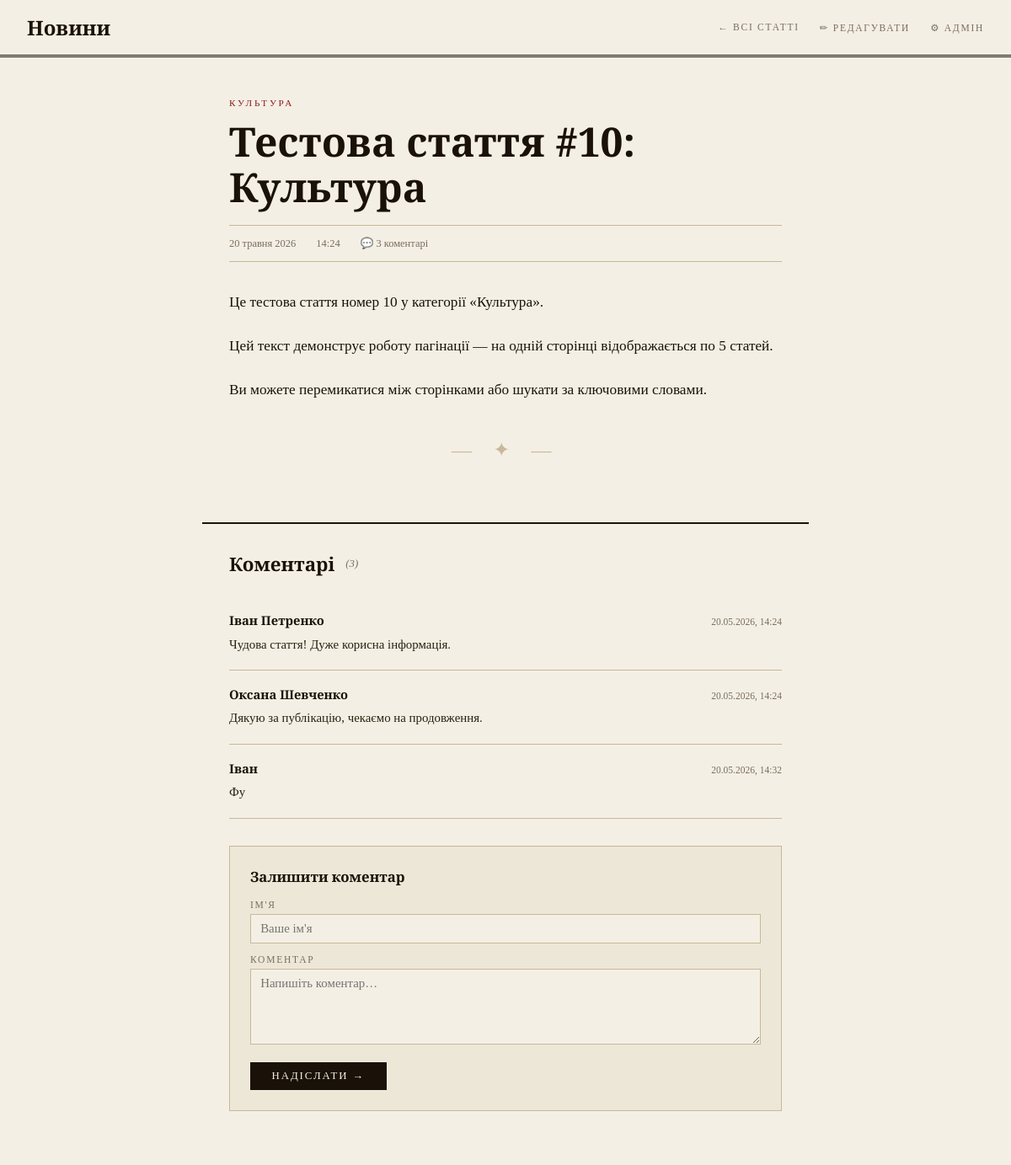
Page /10/ on the committed database.
### articles/models.py (models this page shows, shortened)
class Article(models.Model):
    title = models.CharField(max_length=200, verbose_name="Заголовок")
    text = models.TextField(verbose_name="Текст")
    published_at = models.DateTimeField(verbose_name="Дата публікації", auto_now_add=True)
    category = models.ForeignKey(
        Category,
        on_delete=models.SET_NULL,
        null=True,
        blank=True,
        related_name="articles",
        verbose_name="Категорія",
    )
    class Meta:
        verbose_name = "Стаття"
        verbose_name_plural = "Статті"
        ordering = ["-published_at"]

class Category(models.Model):
    name = models.CharField(max_length=100, unique=True, verbose_name="Назва")
    description = models.TextField(blank=True, verbose_name="Опис")
    class Meta:
        verbose_name = "Категорія"
        verbose_name_plural = "Категорії"
        ordering = ["name"]

class Comment(models.Model):
    article = models.ForeignKey(
        Article,
        on_delete=models.CASCADE,
        related_name="comments",
        verbose_name="Стаття",
    )
    author = models.CharField(max_length=100, verbose_name="Автор")
    text = models.TextField(verbose_name="Текст")
    created_at = models.DateTimeField(verbose_name="Дата коментування", auto_now_add=True)
    class Meta:
        verbose_name = "Коментар"
        verbose_name_plural = "Коментарі"
        ordering = ["created_at"]

### articles/views.py (the view, shortened to what this page needs)
# urls.py: path("<int:pk>/", views.article_detail, name="detail"),
def article_detail(request, pk):
    article = get_object_or_404(Article.objects.select_related("category"), pk=pk)
    comments = article.comments.all()
    error = None
    return render(request, "articles/article_detail.html", {
        "article": article,
        "comments": comments,
        "error": error,
    })

### templates/articles/article_detail.html (shortened to what this page needs)
<!DOCTYPE html>
<html lang="uk">
<head>
</head>
<body>
<header class="topbar">
  <a href="/" class="topbar-brand">Новини</a>
  <nav class="topbar-nav">
    <a href="/">← Всі статті</a>
    <a href="/admin/articles/article/{{ article.pk }}/change/">✏ Редагувати</a>
    <a href="/admin/">⚙ Адмін</a>
  </nav>
</header>
<article class="article-wrap">
  <p class="article-kicker">
    {% if article.category %}<a href="/?category={{ article.category.pk }}" style="color:var(--accent);text-decoration:none">{{ article.category.name }}</a>{% else %}Стаття{% endif %}
  </p>
  <h1 class="article-title">{{ article.title }}</h1>
  <div class="article-meta">
    <span>{{ article.published_at|date:"j E Y" }}</span>
    <span>{{ article.published_at|date:"H:i" }}</span>
    <span>💬 {{ comments.count }} {% if comments.count == 1 %}коментар{% elif comments.count < 5 %}коментарі{% else %}коментарів{% endif %}</span>
  </div>
  <div class="article-body">
    {% for para in article.text.splitlines %}{% if para %}<p>{{ para }}</p>{% endif %}{% endfor %}
  </div>
  <div class="article-end">— ✦ —</div>
</article>
<section class="comments-section">
  <h2 class="comments-heading">
    Коментарі
    <span class="comments-count">({{ comments.count }})</span>
  </h2>
  {% if comments %}
    {% for comment in comments %}
    <div class="comment">
      <div class="comment-header">
        <span class="comment-author">{{ comment.author }}</span>
        <span class="comment-date">{{ comment.created_at|date:"d.m.Y, H:i" }}</span>
      </div>
      <p class="comment-text">{{ comment.text }}</p>
    </div>
    {% endfor %}
  {% else %}
    <p class="no-comments">Коментарів поки немає. Будьте першим!</p>
  {% endif %}
  <div class="comment-form-wrap">
    <p class="form-title">Залишити коментар</p>
    <form method="post">
      <div class="form-row">
        <label class="form-label" for="author">Ім'я</label>
        <input class="form-input" type="text" id="author" name="author" placeholder="Ваше ім'я" required>
      </div>
      <div class="form-row">
        <label class="form-label" for="text">Коментар</label>
        <textarea class="form-textarea" id="text" name="text" placeholder="Напишіть коментар…" required></textarea>
      </div>
      <button class="form-submit" type="submit">Надіслати →</button>
    </form>
  </div>
</section>
</body>
</html>

### templates/articles/article_detail.html (style rules this page uses)
*, *::before, *::after { box-sizing: border-box; margin: 0; padding: 0; }
:root { --ink: #1a1209; --paper: #f4efe4; --cream: #ede7d8; --accent: #8b1a1a; --rule: #c8b89a; --muted: #7a6e5f; }
body { background: var(--paper); color: var(--ink); font-family: 'Source Serif 4', Georgia, serif; }
.topbar { border-bottom: 3px double var(--ink); padding: 1rem 2rem; display: flex; align-items: center; justify-content: space-between; }
.topbar-brand { font-family: 'Playfair Display', serif; font-size: 1.5rem; font-weight: 700; color: var(--ink); text-decoration: none; }
.topbar-nav { display: flex; gap: 1.5rem; }
.topbar-nav a { font-size: .72rem; letter-spacing: .15em; text-transform: uppercase; color: var(--muted); text-decoration: none; }
.article-wrap { max-width: 720px; margin: 0 auto; padding: 3rem 2rem 2rem; }
.article-kicker { font-size: .7rem; letter-spacing: .25em; text-transform: uppercase; color: var(--accent); margin-bottom: .8rem; }
.article-title { font-family: 'Playfair Display', serif; font-size: clamp(1.9rem, 4vw, 3.2rem); font-weight: 700; line-height: 1.12; margin-bottom: 1.2rem; }
.article-meta { display: flex; align-items: center; gap: 1.5rem; font-size: .78rem; color: var(--muted); padding: .8rem 0; border-top: 1px solid var(--rule); border-bottom: 1px solid var(--rule); margin-bottom: 2rem; }
.article-body { font-size: 1.08rem; line-height: 1.9; }
.article-body p + p { margin-top: 1.1em; }
.article-end { text-align: center; margin: 2.5rem 0; color: var(--rule); font-size: 1.5rem; letter-spacing: .4em; }
.comments-section { max-width: 720px; margin: 0 auto; padding: 0 2rem 4rem; border-top: 2px solid var(--ink); padding-top: 2rem; }
.comments-heading { font-family: 'Playfair Display', serif; font-size: 1.4rem; font-weight: 700; margin-bottom: 1.5rem; display: flex; align-items: center; gap: .8rem; }
.comments-count { font-family: 'Source Serif 4', serif; font-size: .8rem; color: var(--muted); font-weight: 400; font-style: italic; }
.comment { padding: 1.1rem 0; border-bottom: 1px solid var(--rule); }
.comment-header { display: flex; justify-content: space-between; align-items: baseline; margin-bottom: .4rem; }
.comment-author { font-weight: 700; font-size: .92rem; }
.comment-date { font-size: .72rem; color: var(--muted); }
.comment-text { font-size: .93rem; line-height: 1.7; color: #2a220f; }
.comment-form-wrap { margin-top: 2rem; background: var(--cream); padding: 1.5rem; border: 1px solid var(--rule); }
.form-title { font-family: 'Playfair Display', serif; font-size: 1.05rem; font-weight: 700; margin-bottom: 1rem; }
.form-row { margin-bottom: .8rem; }
.form-label { display: block; font-size: .72rem; letter-spacing: .15em; text-transform: uppercase; color: var(--muted); margin-bottom: .3rem; }
.form-input, .form-textarea { width: 100%; padding: .5rem .7rem; border: 1px solid var(--rule); background: var(--paper); font-family: 'Source Serif 4', serif; font-size: .93rem; color: var(--ink); outline: none; resize: vertical; }
.form-textarea { min-height: 90px; }
.form-submit { padding: .55rem 1.6rem; background: var(--ink); color: var(--paper); border: none; cursor: pointer; font-family: 'Source Serif 4', serif; font-size: .8rem; letter-spacing: .15em; text-transform: uppercase; transition: background .15s; margin-top: .3rem; }

### rows in the picture
Article: category.name "КУЛЬТУРА", title "Тестова стаття #10: Культура", published_at "20 травня 2026", published_at "14:24", count "3"
Comment: author "Іван Петренко", created_at "20.05.2026, 14:24", text "Чудова стаття! Дуже корисна інформація."
Comment: author "Оксана Шевченко", created_at "20.05.2026, 14:24", text "Дякую за публікацію, чекаємо на продовження."
Comment: author "Іван", created_at "20.05.2026, 14:32", text "Фу"

### other values in the picture
{{ para }} "Це тестова стаття номер 10 у категорії «Культура»." "Цей текст демонструє роботу пагінації — на одній сторінці відображається по 5 статей." "Ви можете перемикатися між сторінками або шукати за ключовими словами."
{{ comments.count }} "3"
